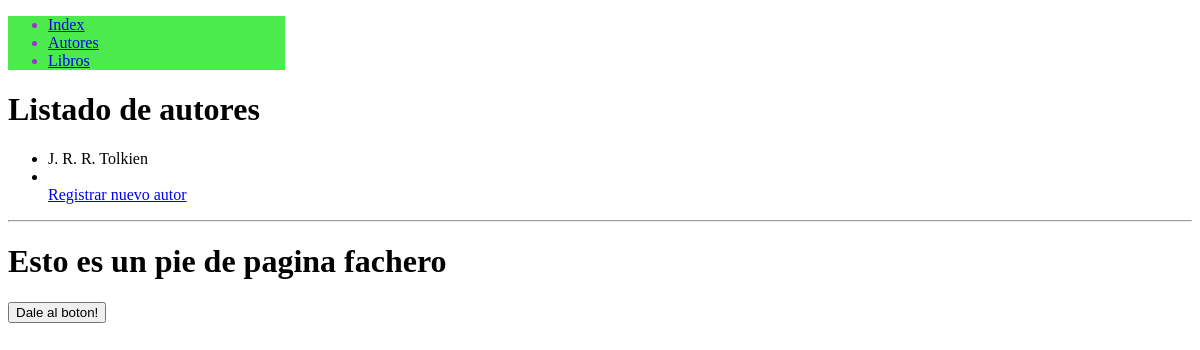
Before: /autor/ with the older database file.
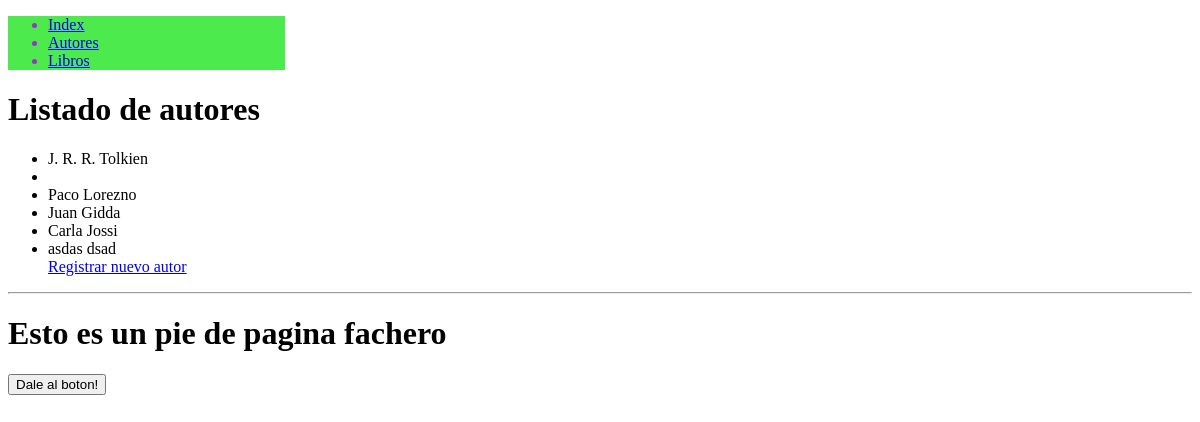
After: the same page with the newer database file.
### HolaMundo/models.py (models this page shows)
class Author (models.Model):
    name=models.CharField (verbose_name='Nombre', # etiqueta dentro de la tabla
    max_length= 100,
    default=''
    )
    last_name=models.CharField(verbose_name='Apellido',
    max_length=150,
    default='')
    age=models.PositiveSmallIntegerField (verbose_name='Edad',
    )
    age = models.PositiveSmallIntegerField (verbose_name = 'Edad', default = 0)
    mail = models.CharField(verbose_name = 'Correo', max_length = 30)
    nivel = models.CharField(verbose_name="Nivel ingles", max_length= 100 )
    def __str__(self):
        return f'{self.name} {self.last_name}'

### HolaMundo/views.py (the view)
# urls.py: path('autor/',views.autor_list),
def autor_list (request):
    author= Author.objects.all()
    return render(request,'author.html',{'author':author})

### HolaMundo/Templates/author.html (shortened to what this page needs)
{% extends 'index.html' %}
{%block content%}
<h1>Listado de autores</h1>
<ul>
    {% for aut in author %}
    <li>{{ aut }}</li>
    {% endfor %}
    <div><a href="/new-autor/">Registrar nuevo autor</a></div>
</ul>
{%endblock content%}

Changed rows visible on the page:
added Author: name+last_name "Paco Lorezno"
added Author: name+last_name "Juan Gidda"
added Author: name+last_name "Carla Jossi"
added Author: name+last_name "asdas dsad"
